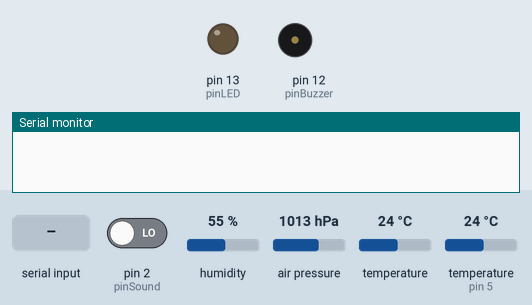
This sketch was run on a simulated Arduino Uno, built with avr-gcc and run on an emulated ATmega328P. Parts: output pins drawn as LEDs (lit = HIGH), buzzer (waves = sounding, pin HIGH), the last lines printed to the serial monitor. The inputs (shaded band) are chosen by the test bench; at power-on: pin 2 (pinSound) LOW, humidity 55 %, air pressure 1013 hPa, temperature 24 °C, temperature (sensor on pin 5) 24 °C.

Above: at 1.2 s.
1.3 s: pin 2 (pinSound) driven HIGH
At 2.1 s:
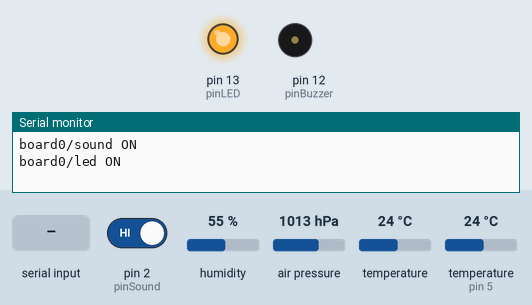
3.8 s: "get_topics\n" received over Serial
Timing chart, 0 to 31.5 s (numbered marks = the images above; inputs shaded):
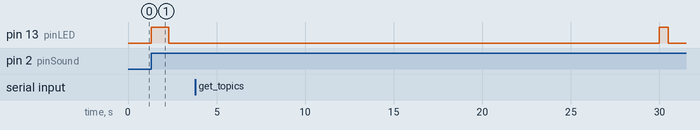

The sketch:

BigSensorBoardMQTT.ino
```cpp
#include "DHT.h"
#include <Adafruit_BMP280.h>

#define DHTTYPE DHT11

#define pinLED          13
#define pinDHT          5
//#define pinRCWL         2     //Micro Wave Sensor
#define pinRCWLSET      7     //Micro Wave Sensor On/Off motion detecting
#define pinSound        2
#define pinBuzzer       12

unsigned long timeMeasuring = 0;
unsigned long timeBuzzer = 0;
unsigned long timeSound = 0;
unsigned long timeMotion = 0;
unsigned long timeLed = 0;
unsigned long timeLed0 = 0;

volatile bool soundDetected = 0;
volatile bool motionDetected = 0;

DHT dht(pinDHT, DHTTYPE);
Adafruit_BMP280 bmp; //I2C

String inputString = "";
String inputTopic = "";
String inputValue = "";
bool inputAvailable = false;  // whether the input is complete

void onSoundDetect()
{
  soundDetected = true;
}

void onMotionDetect()
{
  motionDetected = true;
}

void setup() {
  pinMode(pinLED, OUTPUT);
  pinMode(pinBuzzer, OUTPUT);
  pinMode(pinSound, INPUT);
  pinMode(pinDHT, INPUT);
  pinMode(pinRCWLSET, INPUT_PULLUP);

//  attachInterrupt(0, onMotionDetect, RISING);
  attachInterrupt(0, onSoundDetect, RISING);

  Serial.begin(115200);
  inputString.reserve(50);
  inputTopic.reserve(40);
  inputValue.reserve(10);

  dht.begin();
  bmp.begin(0x76);
}

void loop() {

  unsigned long timeMillis = millis();

  if (inputAvailable)
  {
    if (inputTopic == "board0/led/set")
    {
      if (inputValue == "ON")
      {
        if (digitalRead(pinLED) == LOW)
        {
          digitalWrite(pinLED, HIGH);
          Serial.println("board0/led ON");
        }
        timeLed = timeMillis;
      }
      else
      {
        if (digitalRead(pinLED) == HIGH)
        {
          digitalWrite(pinLED, LOW);
          Serial.println("board0/led OFF");
        }
        timeLed = 0;
      }
    }
    else if (inputTopic == "board0/beep/set")
    {
      if (inputValue == "ON")
      {
        if (digitalRead(pinBuzzer) == LOW)
        {
          digitalWrite(pinBuzzer, HIGH);
          Serial.println("board0/beep ON");
        }
        timeBuzzer = timeMillis;
      }
      else
      {
        if (digitalRead(pinBuzzer) == HIGH)
        {
          digitalWrite(pinBuzzer, LOW);
          Serial.println("board0/beep OFF");
        }
        timeBuzzer = 0;
      }
    }
    else if (inputValue == "get_topics")
    {
      Serial.println("board0/led/set");
      Serial.println("board0/beep/set");
      Serial.println("end");
    }
    inputTopic = "";
    inputValue = "";
    inputAvailable = false;
  }

  if (motionDetected)
  {
    if (timeSound == 0)
    {
      Serial.println("board0/motion ON");
      digitalWrite(pinLED, HIGH);
      Serial.println("board0/led ON");
      timeMotion = timeMillis;
    }
    motionDetected = false;
  }
  if (timeMotion > 0 && timeMillis - timeMotion > 1000)
  {
    Serial.println("board0/motion OFF");
    digitalWrite(pinLED, LOW);
    Serial.println("board0/led OFF");
    timeMotion = 0;
  }

  if (soundDetected)
  {
    soundDetected = false;
    if (timeSound == 0)
    {
      Serial.println("board0/sound ON");
      digitalWrite(pinLED, HIGH);
      Serial.println("board0/led ON");
      timeSound = timeMillis;
    }
  }
  if (timeSound > 0 && timeMillis - timeSound > 1000)
  {
    Serial.println("board0/sound OFF");
    digitalWrite(pinLED, LOW);
    Serial.println("board0/led OFF");
    timeSound = 0;
  }

  if (timeLed > 0 && timeMillis - timeLed > 1000 && digitalRead(pinLED) == LOW)
  {
    digitalWrite(pinLED, HIGH);
    Serial.println("board0/led ON");
    timeLed = timeMillis;
  }
  if (timeLed > 0 && timeMillis - timeLed > 1000 && digitalRead(pinLED) == HIGH && timeSound == 0 && timeMotion == 0 && timeLed0 == 0)
  {
    digitalWrite(pinLED, LOW);
    Serial.println("board0/led OFF");
    timeLed = timeMillis;
  }

  if (timeBuzzer > 0 && timeMillis - timeBuzzer > 500 && digitalRead(pinBuzzer) == LOW)
  {
    digitalWrite(pinBuzzer, HIGH);
    Serial.println("board0/beep ON");
    timeBuzzer = timeMillis;
  }
  if (timeBuzzer > 0 && timeMillis - timeBuzzer > 500 && digitalRead(pinBuzzer) == HIGH)
  {
    digitalWrite(pinBuzzer, LOW);
    Serial.println("board0/beep OFF");
    timeBuzzer = timeMillis;
  }

  if (timeMillis - timeMeasuring > 30000)
  {
    digitalWrite(pinLED, HIGH);
    Serial.println("board0/led ON");
    timeMeasuring = timeMillis;
    timeLed0 = timeMillis;;
    Serial.print("board0/dht11/temperature ");
    Serial.println(dht.readTemperature());
    Serial.print("board0/dht11/humidity ");
    Serial.println(dht.readHumidity());
    Serial.print("board0/bmp280/temperature ");
    Serial.println(bmp.readTemperature());
    Serial.print("board0/bmp280/pressure ");
    Serial.println(bmp.readPressure() / 100);
    motionDetected = false; //fix fail motion
  }
  if (timeLed0 > 0 && timeMillis - timeLed0 > 500)
  {
    digitalWrite(pinLED, LOW);
    Serial.println("board0/led OFF");
    timeLed0 = 0;
  }
}

void serialEvent() {
  while (Serial.available()) {
    char inChar = (char)Serial.read();
    if (inChar == '\n')
    {
      inputAvailable = true;
      inputValue = inputString;
      inputString = "";
    }
    else if (inChar == ' ')
    {
      inputTopic = inputString;
      inputString = "";
    }
    else inputString += inChar;
  }
}
```

Measured:
- after the input at 1.3 s, pin 13 (pinLED): LOW → HIGH at once, → LOW 1.0 s later
